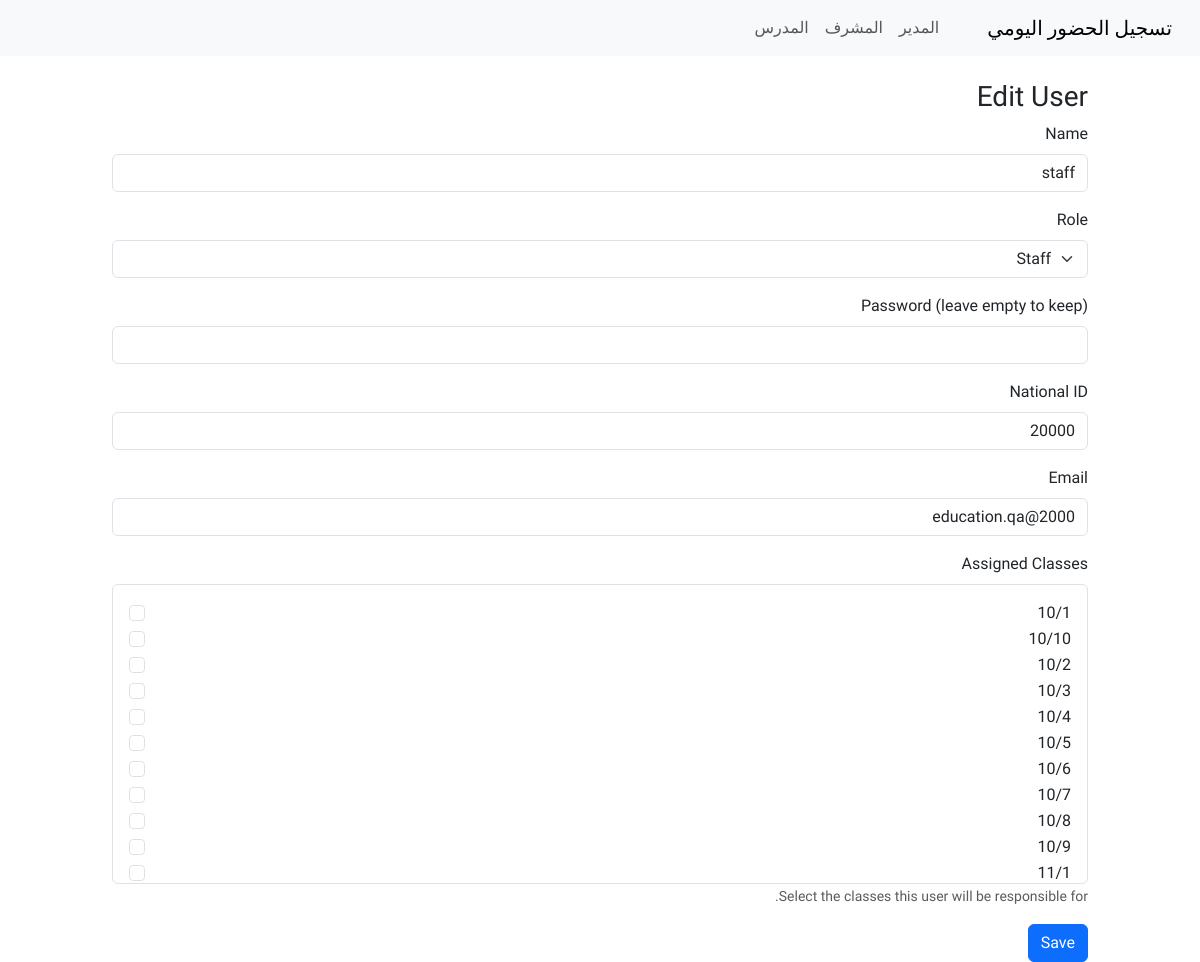
Page /admin/users/85/edit (signed in) on the earlier database version.
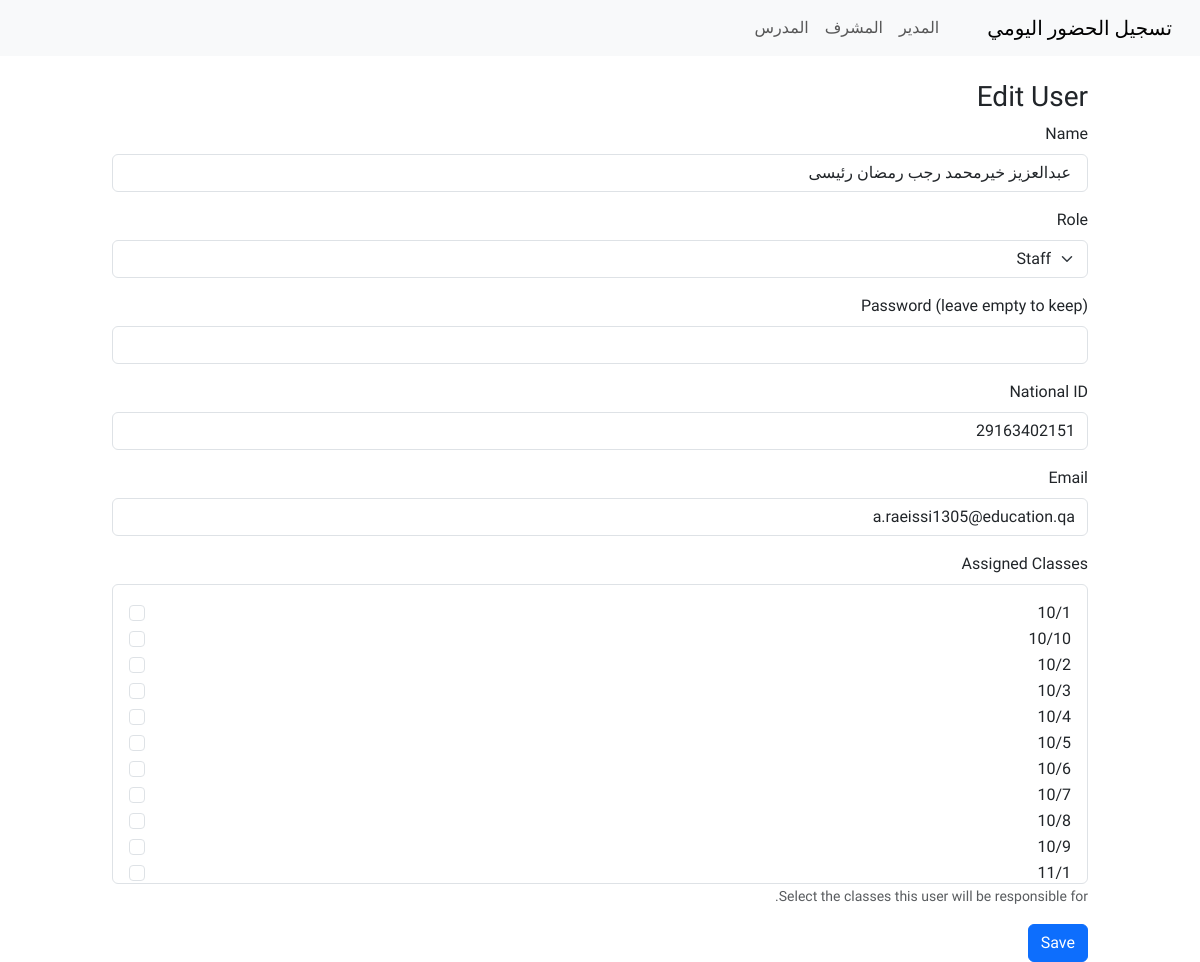
Same page on the later database version.
### tables this page shows
CREATE TABLE "user" (
	"id"	INTEGER NOT NULL,
	"name"	VARCHAR(150) NOT NULL,
	"role"	VARCHAR(50) NOT NULL,
	"password_hash"	VARCHAR(200),
	"national_id"	VARCHAR(50),
	"classes"	VARCHAR(200),
	"email"	VARCHAR(50),
	"emp_id"	VARCHAR(50),
	PRIMARY KEY("id")
);

CREATE TABLE school_class (
	id INTEGER NOT NULL, 
	name VARCHAR(120) NOT NULL, 
	PRIMARY KEY (id)
);

### app.py (the view, shortened to what this page needs)
@app.route('/admin/users/<int:user_id>/edit', methods=['GET', 'POST'])
@login_required
def admin_users_edit(user_id):
    if not admin_required():
        return redirect(url_for('index'))
    conn = get_db()
    row = conn.execute("SELECT * FROM user WHERE id = ?", (user_id,)).fetchone()
    if not row:
        flash('User not found', 'danger')
        return redirect(url_for('admin_users'))
    user = RowObject(row)
    classes_rows = conn.execute("SELECT * FROM school_class ORDER BY name").fetchall()
    classes = [RowObject(r) for r in classes_rows]
    return render_template('admin_user_form.html', user=user, classes=classes)

### app.py (called while the page is built)
def get_db():
    db_conn = getattr(g, '_database', None)
    if db_conn is None:
        db_conn = sqlite3.connect(DATABASE, detect_types=sqlite3.PARSE_DECLTYPES)
        db_conn.row_factory = sqlite3.Row
        g._database = db_conn
    return db_conn

@login_manager.user_loader
def load_user(user_id):
    conn = get_db()
    row = conn.execute("SELECT * FROM user WHERE id = ?", (int(user_id),)).fetchone()
    return SimpleUser(row) if row else None

def admin_required():
    if not current_user.is_authenticated or current_user.role != 'admin':
        flash('Unauthorized', 'danger')
        return False
    return True

    def __getattr__(self, name):
        try:
            return self._r[name]
        except Exception:
            raise AttributeError(name)

### templates/admin_user_form.html (shortened to what this page needs)
{% extends 'layout.html' %}
{% block content %}
<h3>{{ 'Edit' if user else 'Create' }} User</h3>
<form method="post">
    <div class="mb-3">
        <label class="form-label">Name</label>
        <input class="form-control" name="name" value="{{ user.name if user else '' }}" required>
    </div>
    <div class="mb-3">
        <label class="form-label">Role</label>
        <select name="role" class="form-select">
            <option value="staff" {% if user and user.role=='staff' %}selected{% endif %}>Staff</option>
        </select>
    </div>
    <div class="mb-3">
        <label class="form-label">Password (leave empty to keep)</label>
        <input class="form-control" name="password" type="password">
    </div>
    <div class="mb-3">
        <label class="form-label">National ID</label>
        <input class="form-control" name="national_id" value="{{ user.national_id if user else '' }}">
    </div>
    <div class="mb-3">
        <label class="form-label">Email</label>
        <input class="form-control" name="email" type="email" value="{{ user.email if user else '' }}">
    </div>
    <div class="mb-3" id="class-assignment-section" style="display: none;">
        <label class="form-label">Assigned Classes</label>
        <div class="border p-3 rounded" style="max-height: 300px; overflow-y: auto;">
            {% if classes %}
            {% set assigned_class_ids = user.classes.split(',') if user and user.classes else [] %}
            {% for cls in classes %}
            <div class="form-check">
                <input class="form-check-input" type="checkbox" name="assigned_classes" value="{{ cls.id }}"
                    id="class_{{ cls.id }}" {% if cls.id|string in assigned_class_ids %}checked{% endif %}>
                <label class="form-check-label" for="class_{{ cls.id }}">
                    {{ cls.name }}
                </label>
            </div>
            {% endfor %}
            {% else %}
            <p class="text-muted mb-0">No classes available. Please create classes first.</p>
            {% endif %}
        </div>
        <small class="form-text text-muted">Select the classes this user will be responsible for.</small>
    </div>
    <button class="btn btn-primary" type="submit">Save</button>
</form>
{% endblock %}

### templates/layout.html (shortened to what this page needs)
<!doctype html>
<html lang="en" dir="rtl">
<head>
    <link href="https://cdn.jsdelivr.net/npm/bootstrap@5.3.2/dist/css/bootstrap.min.css" rel="stylesheet">
    <link href="/static/css/style.css" rel="stylesheet">
</head>
<body>
    <nav class="navbar navbar-expand-lg navbar-light bg-light">
        <div class="container-fluid">
            <a class="navbar-brand" href="/">تسجيل الحضور اليومي</a>
            <div class="collapse navbar-collapse">
                <ul class="navbar-nav ms-auto">
                    {% if current_user.is_authenticated and current_user.role=='admin1' %}
                    <li class="nav-item dropdown">
                        <a class="nav-link dropdown-toggle" href="#" id="adminMenu" role="button"
                            data-bs-toggle="dropdown" aria-expanded="false">Admin</a>
                        <ul class="dropdown-menu dropdown-menu-end" aria-labelledby="adminMenu">
                            <li><a class="dropdown-item" href="{{ url_for('admin_dashboard') }}">Dashboard</a></li>
                            <li><a class="dropdown-item" href="{{ url_for('admin_periods') }}">Manage Periods</a></li>
                        </ul>
                    </li>
                    {% else %}
                    <li class="nav-item"><a class="nav-link" href="/admin/login">المدير</a></li>
                    {% endif %}
                    <li class="nav-item"><a class="nav-link" href="/staff/login">المشرف</a></li>
                    <li class="nav-item"><a class="nav-link" href="/teacher/login">المدرس</a></li>
                </ul>
            </div>
        </div>
    </nav>
    <div class="container mt-4">
        {% block content %}{% endblock %}
    </div>
</body>
</html>

### static/css/style.css (style rules this page uses)
body { font-family: 'Tajawal', Tahoma, Geneva, Verdana, sans-serif; }
.container { max-width: 1000px; }

Differences in the rows shown:
changed user "Staff": name "staff" → "عبدالعزيز خيرمحمد رجب رمضان رئيسى"; national_id "20000" → "29163402151"; email "2000@education.qa" → "a.raeissi1305@education.qa"
